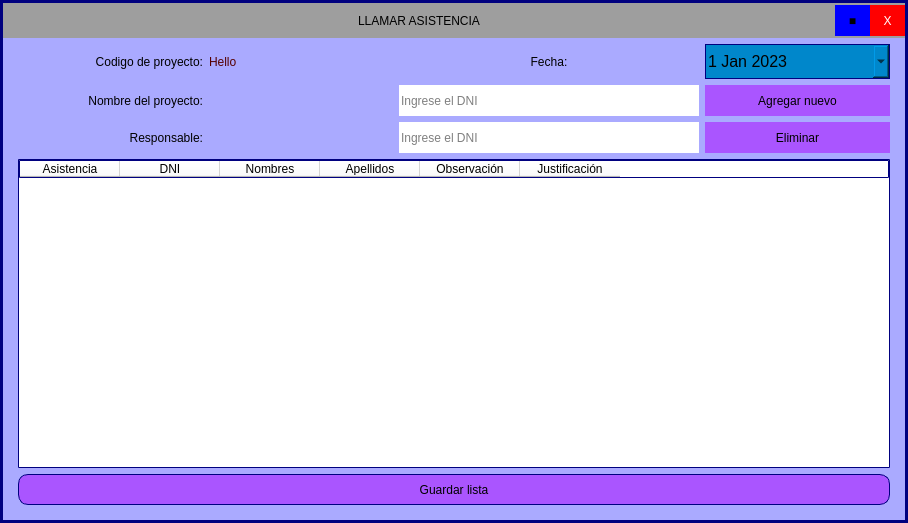
<?xml version="1.0" encoding="UTF-8"?>
<ui version="4.0">
 <class>tasistencia</class>
 <widget class="QMainWindow" name="tasistencia">
  <property name="geometry">
   <rect>
    <x>0</x>
    <y>0</y>
    <width>908</width>
    <height>523</height>
   </rect>
  </property>
  <property name="windowTitle">
   <string>MainWindow</string>
  </property>
  <widget class="QWidget" name="centralwidget">
   <layout class="QVBoxLayout" name="verticalLayout">
    <property name="spacing">
     <number>0</number>
    </property>
    <property name="leftMargin">
     <number>0</number>
    </property>
    <property name="topMargin">
     <number>0</number>
    </property>
    <property name="rightMargin">
     <number>0</number>
    </property>
    <property name="bottomMargin">
     <number>0</number>
    </property>
    <item>
     <widget class="QFrame" name="frame">
      <property name="styleSheet">
       <string notr="true">QFrame{
border: 3px solid rgb(0, 0, 127);
background-color: rgb(170, 170, 255);
font: 75 12pt &quot;MS Shell Dlg 2&quot;;
}
QLabel{
border: none;
font: 75 12pt &quot;MS Shell Dlg 2&quot;;
}
QComboBox{
border: none;
font: 75 14pt &quot;MS Shell Dlg 2&quot;;
}
QLineEdit{
border: none;
font: 75 12pt &quot;MS Shell Dlg 2&quot;;}

QPushButton{
border: 1px solid rgb(0, 0, 127);
border-radius:10px;
font: 75 14pt &quot;MS Shell Dlg 2&quot;;
background-color:rgb(170, 85, 255);
}

QPushButton:hover{
background-color: rgb(170, 255, 255);
}</string>
      </property>
      <property name="frameShape">
       <enum>QFrame::StyledPanel</enum>
      </property>
      <property name="frameShadow">
       <enum>QFrame::Raised</enum>
      </property>
      <layout class="QVBoxLayout" name="verticalLayout_4">
       <property name="leftMargin">
        <number>0</number>
       </property>
       <property name="topMargin">
        <number>0</number>
       </property>
       <property name="rightMargin">
        <number>0</number>
       </property>
       <property name="bottomMargin">
        <number>15</number>
       </property>
       <item>
        <widget class="QFrame" name="frame_superior">
         <property name="minimumSize">
          <size>
           <width>0</width>
           <height>35</height>
          </size>
         </property>
         <property name="styleSheet">
          <string notr="true">QFrame{
border: none;
	background-color: rgb(158, 158, 158);
}</string>
         </property>
         <layout class="QHBoxLayout" name="layout_principal">
          <property name="spacing">
           <number>0</number>
          </property>
          <property name="leftMargin">
           <number>0</number>
          </property>
          <property name="topMargin">
           <number>0</number>
          </property>
          <property name="rightMargin">
           <number>0</number>
          </property>
          <property name="bottomMargin">
           <number>0</number>
          </property>
          <item>
           <widget class="QLabel" name="lbl_title">
            <property name="styleSheet">
             <string notr="true"/>
            </property>
            <property name="text">
             <string>LLAMAR ASISTENCIA</string>
            </property>
            <property name="alignment">
             <set>Qt::AlignCenter</set>
            </property>
           </widget>
          </item>
          <item>
           <widget class="QPushButton" name="btn_ampliar">
            <property name="maximumSize">
             <size>
              <width>35</width>
              <height>31</height>
             </size>
            </property>
            <property name="styleSheet">
             <string notr="true">QPushButton{
	background-color: rgb(0, 0, 255);
font: 75 14pt &quot;MS Shell Dlg 2&quot;;
border:none;
border-radius:0px;
}

QPushButton:hover{
	background-color: rgb(170, 255, 255);
}</string>
            </property>
            <property name="text">
             <string>■</string>
            </property>
           </widget>
          </item>
          <item>
           <widget class="QPushButton" name="btn_close">
            <property name="maximumSize">
             <size>
              <width>35</width>
              <height>31</height>
             </size>
            </property>
            <property name="styleSheet">
             <string notr="true">QPushButton{
background-color: rgb(255, 0, 0);
color: rgb(255, 255, 255);
font: 75 14pt &quot;MS Shell Dlg 2&quot;;
border:none;
border-radius:0px;
}

QPushButton:hover{
	background-color: rgb(170, 0, 255);
}</string>
            </property>
            <property name="text">
             <string>X</string>
            </property>
           </widget>
          </item>
         </layout>
        </widget>
       </item>
       <item>
        <layout class="QVBoxLayout" name="verticalLayout_3">
         <property name="leftMargin">
          <number>15</number>
         </property>
         <property name="rightMargin">
          <number>15</number>
         </property>
         <item>
          <layout class="QGridLayout" name="gridLayout">
           <item row="4" column="3">
            <widget class="QPushButton" name="btn_delete">
             <property name="minimumSize">
              <size>
               <width>0</width>
               <height>31</height>
              </size>
             </property>
             <property name="styleSheet">
              <string notr="true">QPushButton{
border:none;
border-radius:0px;
}</string>
             </property>
             <property name="text">
              <string>Eliminar</string>
             </property>
            </widget>
           </item>
           <item row="0" column="1">
            <widget class="QLabel" name="change_code_project">
             <property name="minimumSize">
              <size>
               <width>0</width>
               <height>30</height>
              </size>
             </property>
             <property name="styleSheet">
              <string notr="true">color: rgb(85, 0, 0);
font: 75 12pt &quot;MS Shell Dlg 2&quot;;</string>
             </property>
             <property name="text">
              <string>Hello</string>
             </property>
            </widget>
           </item>
           <item row="3" column="1">
            <widget class="QLabel" name="change_name_project">
             <property name="minimumSize">
              <size>
               <width>0</width>
               <height>30</height>
              </size>
             </property>
             <property name="styleSheet">
              <string notr="true">color: rgb(85, 0, 0);
font: 75 12pt &quot;MS Shell Dlg 2&quot;;</string>
             </property>
             <property name="text">
              <string/>
             </property>
            </widget>
           </item>
           <item row="0" column="3">
            <widget class="QDateEdit" name="dt_fecha_list">
             <property name="minimumSize">
              <size>
               <width>0</width>
               <height>35</height>
              </size>
             </property>
             <property name="font">
              <font>
               <family>MS Shell Dlg 2</family>
               <pointsize>12</pointsize>
               <weight>50</weight>
               <italic>false</italic>
               <bold>false</bold>
              </font>
             </property>
             <property name="styleSheet">
              <string notr="true">background-color: rgb(0, 135, 203);
border: 1px solid rgb(0, 0, 127);
border-radius:0px;</string>
             </property>
             <property name="calendarPopup">
              <bool>true</bool>
             </property>
             <property name="date">
              <date>
               <year>2023</year>
               <month>1</month>
               <day>1</day>
              </date>
             </property>
            </widget>
           </item>
           <item row="4" column="0">
            <widget class="QLabel" name="label_37">
             <property name="minimumSize">
              <size>
               <width>0</width>
               <height>30</height>
              </size>
             </property>
             <property name="text">
              <string>Responsable:</string>
             </property>
             <property name="alignment">
              <set>Qt::AlignRight|Qt::AlignTrailing|Qt::AlignVCenter</set>
             </property>
            </widget>
           </item>
           <item row="3" column="0">
            <widget class="QLabel" name="label_33">
             <property name="minimumSize">
              <size>
               <width>0</width>
               <height>30</height>
              </size>
             </property>
             <property name="text">
              <string>Nombre del proyecto:</string>
             </property>
             <property name="alignment">
              <set>Qt::AlignRight|Qt::AlignTrailing|Qt::AlignVCenter</set>
             </property>
            </widget>
           </item>
           <item row="4" column="2">
            <widget class="QLineEdit" name="lineEdit_delete_dni">
             <property name="minimumSize">
              <size>
               <width>0</width>
               <height>31</height>
              </size>
             </property>
             <property name="maximumSize">
              <size>
               <width>300</width>
               <height>16777215</height>
              </size>
             </property>
             <property name="maxLength">
              <number>8</number>
             </property>
             <property name="placeholderText">
              <string>Ingrese el DNI</string>
             </property>
            </widget>
           </item>
           <item row="0" column="0">
            <widget class="QLabel" name="label_13">
             <property name="minimumSize">
              <size>
               <width>0</width>
               <height>30</height>
              </size>
             </property>
             <property name="text">
              <string>Codigo de proyecto:</string>
             </property>
             <property name="alignment">
              <set>Qt::AlignRight|Qt::AlignTrailing|Qt::AlignVCenter</set>
             </property>
            </widget>
           </item>
           <item row="4" column="1">
            <widget class="QLabel" name="change_responsible_name">
             <property name="minimumSize">
              <size>
               <width>0</width>
               <height>30</height>
              </size>
             </property>
             <property name="styleSheet">
              <string notr="true">color: rgb(85, 0, 0);
font: 75 12pt &quot;MS Shell Dlg 2&quot;;</string>
             </property>
             <property name="text">
              <string/>
             </property>
            </widget>
           </item>
           <item row="0" column="2">
            <widget class="QLabel" name="label_36">
             <property name="minimumSize">
              <size>
               <width>0</width>
               <height>30</height>
              </size>
             </property>
             <property name="text">
              <string>Fecha:</string>
             </property>
             <property name="alignment">
              <set>Qt::AlignCenter</set>
             </property>
            </widget>
           </item>
           <item row="3" column="3">
            <widget class="QPushButton" name="btn_add_new">
             <property name="minimumSize">
              <size>
               <width>0</width>
               <height>31</height>
              </size>
             </property>
             <property name="styleSheet">
              <string notr="true">QPushButton{
border:none;
border-radius:0px;
}</string>
             </property>
             <property name="text">
              <string>Agregar nuevo</string>
             </property>
            </widget>
           </item>
           <item row="3" column="2">
            <widget class="QLineEdit" name="lineEdit_dni_add">
             <property name="minimumSize">
              <size>
               <width>0</width>
               <height>31</height>
              </size>
             </property>
             <property name="maximumSize">
              <size>
               <width>300</width>
               <height>16777215</height>
              </size>
             </property>
             <property name="maxLength">
              <number>8</number>
             </property>
             <property name="placeholderText">
              <string>Ingrese el DNI</string>
             </property>
            </widget>
           </item>
          </layout>
         </item>
        </layout>
       </item>
       <item>
        <layout class="QVBoxLayout" name="verticalLayout_2">
         <property name="leftMargin">
          <number>15</number>
         </property>
         <property name="rightMargin">
          <number>15</number>
         </property>
         <item>
          <widget class="QTableWidget" name="table_asistencia">
           <property name="styleSheet">
            <string notr="true">border: 1px solid rgb(0, 0, 127);
border-radius:1px;
background-color: rgb(255, 255, 255);</string>
           </property>
           <property name="autoScrollMargin">
            <number>16</number>
           </property>
           <property name="rowCount">
            <number>0</number>
           </property>
           <attribute name="verticalHeaderShowSortIndicator" stdset="0">
            <bool>false</bool>
           </attribute>
           <column>
            <property name="text">
             <string>Asistencia</string>
            </property>
           </column>
           <column>
            <property name="text">
             <string>DNI</string>
            </property>
           </column>
           <column>
            <property name="text">
             <string>Nombres</string>
            </property>
           </column>
           <column>
            <property name="text">
             <string>Apellidos</string>
            </property>
           </column>
           <column>
            <property name="text">
             <string>Observación</string>
            </property>
           </column>
           <column>
            <property name="text">
             <string>Justificación</string>
            </property>
           </column>
          </widget>
         </item>
        </layout>
       </item>
       <item>
        <layout class="QHBoxLayout" name="horizontalLayout">
         <property name="leftMargin">
          <number>15</number>
         </property>
         <property name="rightMargin">
          <number>15</number>
         </property>
         <item>
          <widget class="QPushButton" name="btn_guardar_asistencia">
           <property name="minimumSize">
            <size>
             <width>0</width>
             <height>31</height>
            </size>
           </property>
           <property name="styleSheet">
            <string notr="true"/>
           </property>
           <property name="text">
            <string>Guardar lista</string>
           </property>
          </widget>
         </item>
        </layout>
       </item>
      </layout>
     </widget>
    </item>
   </layout>
  </widget>
 </widget>
 <resources/>
 <connections/>
</ui>
